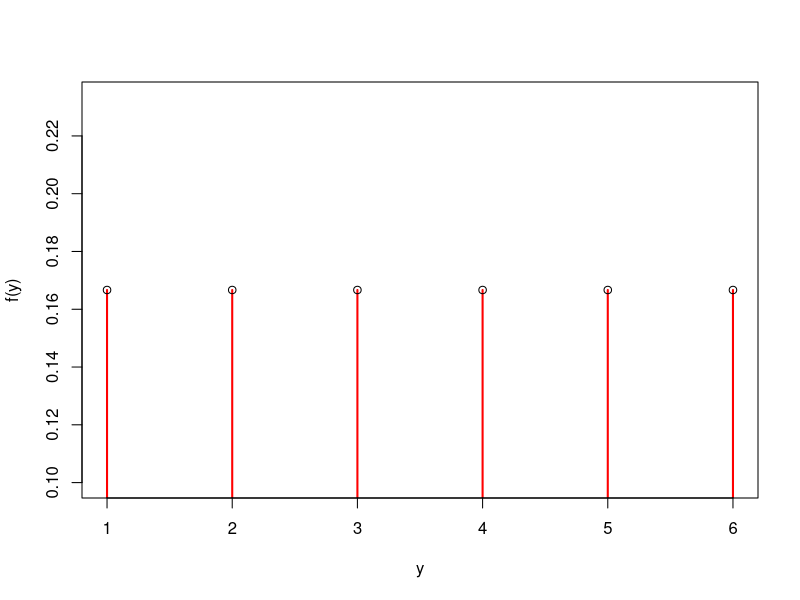
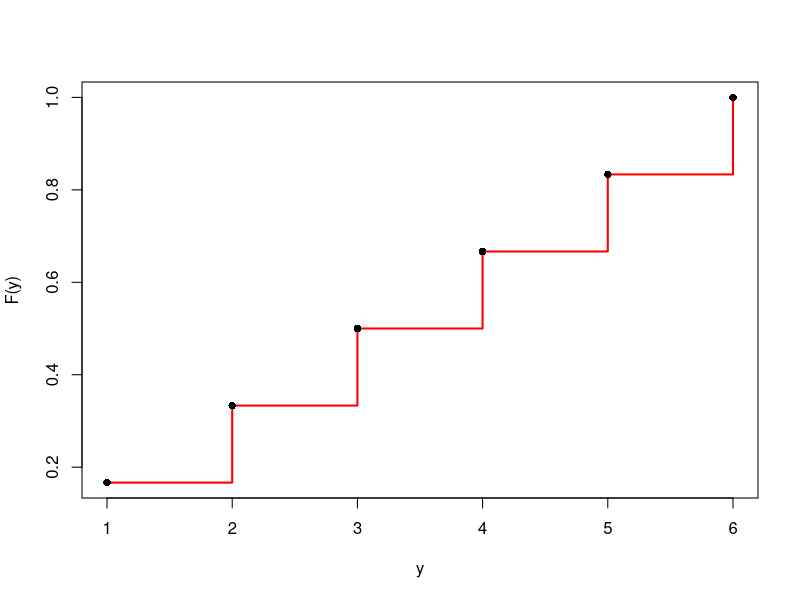

The R script that drew these images, in order:
ff <- rep(1/6, 6)
ff
FF <- Reduce("+", ff, accumulate=T)
FF

plot(ff, type="h", col="red", lwd=2, xlab="y", ylab="f(y)")
points(ff)

plot(FF, type="s", col="red", lwd=2, xlab="y", ylab="F(y)")
points(FF, pch=16)

